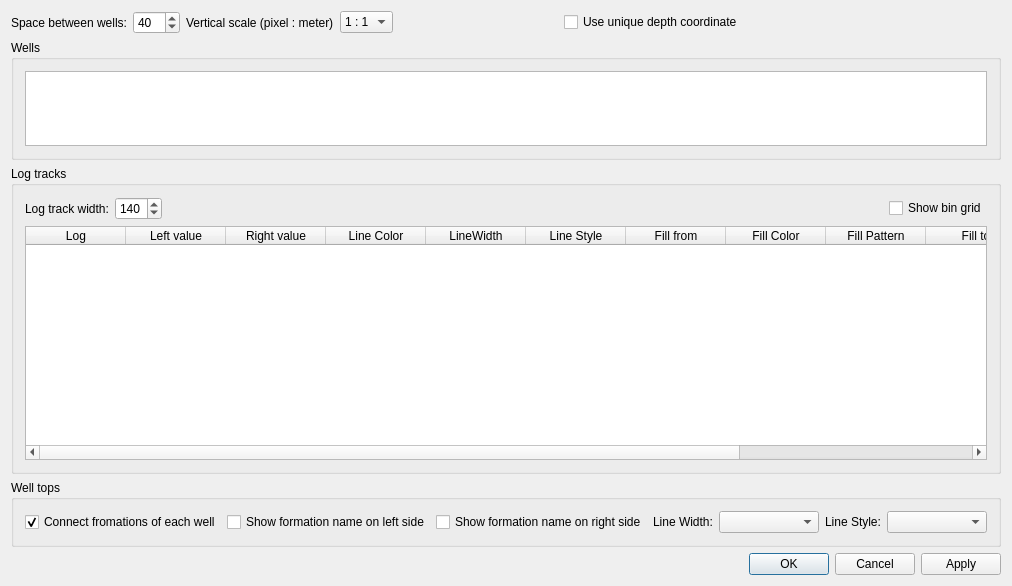
<?xml version="1.0" encoding="UTF-8"?>
<ui version="4.0">
 <class>XDlgLVSetting</class>
 <widget class="QDialog" name="XDlgLVSetting">
  <property name="geometry">
   <rect>
    <x>0</x>
    <y>0</y>
    <width>975</width>
    <height>586</height>
   </rect>
  </property>
  <property name="windowTitle">
   <string>Log View Setting</string>
  </property>
  <property name="windowIcon">
   <iconset resource="../xconsole/x.qrc">
    <normaloff>:/Icon/X.png</normaloff>:/Icon/X.png</iconset>
  </property>
  <layout class="QGridLayout" name="gridLayout_3">
   <item row="0" column="0">
    <widget class="QLabel" name="label">
     <property name="text">
      <string>Space between wells:</string>
     </property>
    </widget>
   </item>
   <item row="0" column="1">
    <widget class="QSpinBox" name="spinBoxHInv">
     <property name="minimum">
      <number>20</number>
     </property>
     <property name="maximum">
      <number>200</number>
     </property>
     <property name="singleStep">
      <number>5</number>
     </property>
     <property name="value">
      <number>40</number>
     </property>
    </widget>
   </item>
   <item row="0" column="2">
    <widget class="QLabel" name="label_3">
     <property name="text">
      <string>Vertical scale (pixel : meter)</string>
     </property>
    </widget>
   </item>
   <item row="0" column="3">
    <widget class="QComboBox" name="comboBox">
     <property name="currentIndex">
      <number>1</number>
     </property>
     <item>
      <property name="text">
       <string>2 : 1</string>
      </property>
     </item>
     <item>
      <property name="text">
       <string>1 : 1</string>
      </property>
     </item>
     <item>
      <property name="text">
       <string>1 : 2</string>
      </property>
     </item>
     <item>
      <property name="text">
       <string>1 : 3</string>
      </property>
     </item>
    </widget>
   </item>
   <item row="0" column="4">
    <spacer name="horizontalSpacer_2">
     <property name="orientation">
      <enum>Qt::Horizontal</enum>
     </property>
     <property name="sizeHint" stdset="0">
      <size>
       <width>40</width>
       <height>20</height>
      </size>
     </property>
    </spacer>
   </item>
   <item row="0" column="5">
    <widget class="QCheckBox" name="checkBoxUDepth">
     <property name="text">
      <string>Use unique depth coordinate</string>
     </property>
    </widget>
   </item>
   <item row="1" column="0" colspan="7">
    <widget class="QGroupBox" name="groupBoxWells">
     <property name="minimumSize">
      <size>
       <width>0</width>
       <height>120</height>
      </size>
     </property>
     <property name="maximumSize">
      <size>
       <width>16777215</width>
       <height>120</height>
      </size>
     </property>
     <property name="title">
      <string>Wells</string>
     </property>
     <layout class="QGridLayout" name="gridLayout_2">
      <item row="0" column="0">
       <widget class="QTableWidget" name="tableWidgetWells">
        <attribute name="horizontalHeaderVisible">
         <bool>false</bool>
        </attribute>
        <attribute name="horizontalHeaderStretchLastSection">
         <bool>true</bool>
        </attribute>
       </widget>
      </item>
     </layout>
    </widget>
   </item>
   <item row="2" column="0" colspan="7">
    <widget class="QGroupBox" name="groupBox">
     <property name="title">
      <string>Log tracks</string>
     </property>
     <layout class="QGridLayout" name="gridLayout">
      <item row="0" column="3">
       <widget class="QCheckBox" name="checkBoxShowBin">
        <property name="text">
         <string>Show bin grid</string>
        </property>
       </widget>
      </item>
      <item row="0" column="1">
       <widget class="QSpinBox" name="spinBoxLTWidth">
        <property name="minimum">
         <number>80</number>
        </property>
        <property name="maximum">
         <number>200</number>
        </property>
        <property name="singleStep">
         <number>10</number>
        </property>
        <property name="value">
         <number>140</number>
        </property>
       </widget>
      </item>
      <item row="0" column="0">
       <widget class="QLabel" name="label_2">
        <property name="text">
         <string>Log track width:</string>
        </property>
       </widget>
      </item>
      <item row="1" column="0" colspan="4">
       <widget class="QTableWidget" name="tableWidgetLogs">
        <column>
         <property name="text">
          <string>Log</string>
         </property>
        </column>
        <column>
         <property name="text">
          <string>Left value</string>
         </property>
        </column>
        <column>
         <property name="text">
          <string>Right value</string>
         </property>
        </column>
        <column>
         <property name="text">
          <string>Line Color</string>
         </property>
        </column>
        <column>
         <property name="text">
          <string>LineWidth</string>
         </property>
        </column>
        <column>
         <property name="text">
          <string>Line Style</string>
         </property>
        </column>
        <column>
         <property name="text">
          <string>Fill from</string>
         </property>
        </column>
        <column>
         <property name="text">
          <string>Fill Color</string>
         </property>
        </column>
        <column>
         <property name="text">
          <string>Fill Pattern</string>
         </property>
        </column>
        <column>
         <property name="text">
          <string>Fill to</string>
         </property>
        </column>
        <column>
         <property name="text">
          <string>Fill Color</string>
         </property>
        </column>
        <column>
         <property name="text">
          <string>Fill Pattern</string>
         </property>
        </column>
       </widget>
      </item>
      <item row="0" column="2">
       <spacer name="horizontalSpacer">
        <property name="orientation">
         <enum>Qt::Horizontal</enum>
        </property>
        <property name="sizeHint" stdset="0">
         <size>
          <width>40</width>
          <height>20</height>
         </size>
        </property>
       </spacer>
      </item>
     </layout>
    </widget>
   </item>
   <item row="3" column="0" colspan="7">
    <widget class="QGroupBox" name="groupBox_2">
     <property name="title">
      <string>Well tops</string>
     </property>
     <layout class="QHBoxLayout" name="horizontalLayout">
      <item>
       <widget class="QCheckBox" name="checkBoxConnect">
        <property name="text">
         <string>Connect fromations of each well</string>
        </property>
        <property name="checked">
         <bool>true</bool>
        </property>
       </widget>
      </item>
      <item>
       <widget class="QCheckBox" name="checkBoxLeft">
        <property name="text">
         <string>Show formation name on left side</string>
        </property>
       </widget>
      </item>
      <item>
       <widget class="QCheckBox" name="checkBoxRight">
        <property name="text">
         <string>Show formation name on right side</string>
        </property>
       </widget>
      </item>
      <item>
       <widget class="QLabel" name="label_4">
        <property name="text">
         <string>Line Width:</string>
        </property>
       </widget>
      </item>
      <item>
       <widget class="CXLineWidthListCombBox" name="comboBoxLW">
        <property name="minimumSize">
         <size>
          <width>100</width>
          <height>0</height>
         </size>
        </property>
       </widget>
      </item>
      <item>
       <widget class="QLabel" name="label_5">
        <property name="text">
         <string>Line Style:</string>
        </property>
       </widget>
      </item>
      <item>
       <widget class="CXLineStyleCombo" name="comboBoxLS">
        <property name="minimumSize">
         <size>
          <width>100</width>
          <height>0</height>
         </size>
        </property>
       </widget>
      </item>
      <item>
       <spacer name="horizontalSpacer_3">
        <property name="orientation">
         <enum>Qt::Horizontal</enum>
        </property>
        <property name="sizeHint" stdset="0">
         <size>
          <width>40</width>
          <height>20</height>
         </size>
        </property>
       </spacer>
      </item>
     </layout>
    </widget>
   </item>
   <item row="4" column="6">
    <widget class="QDialogButtonBox" name="buttonBox">
     <property name="standardButtons">
      <set>QDialogButtonBox::Apply|QDialogButtonBox::Cancel|QDialogButtonBox::Ok</set>
     </property>
    </widget>
   </item>
  </layout>
 </widget>
 <layoutdefault spacing="6" margin="11"/>
 <customwidgets>
  <customwidget>
   <class>CXLineWidthListCombBox</class>
   <extends>QComboBox</extends>
   <header>xlinecomponent.h</header>
  </customwidget>
  <customwidget>
   <class>CXLineStyleCombo</class>
   <extends>QComboBox</extends>
   <header>xlinestylecombo.h</header>
  </customwidget>
 </customwidgets>
 <resources>
  <include location="../xconsole/x.qrc"/>
 </resources>
 <connections>
  <connection>
   <sender>buttonBox</sender>
   <signal>rejected()</signal>
   <receiver>XDlgLVSetting</receiver>
   <slot>reject()</slot>
   <hints>
    <hint type="sourcelabel">
     <x>1012</x>
     <y>547</y>
    </hint>
    <hint type="destinationlabel">
     <x>692</x>
     <y>536</y>
    </hint>
   </hints>
  </connection>
  <connection>
   <sender>buttonBox</sender>
   <signal>accepted()</signal>
   <receiver>XDlgLVSetting</receiver>
   <slot>accept()</slot>
   <hints>
    <hint type="sourcelabel">
     <x>923</x>
     <y>544</y>
    </hint>
    <hint type="destinationlabel">
     <x>557</x>
     <y>538</y>
    </hint>
   </hints>
  </connection>
 </connections>
</ui>
